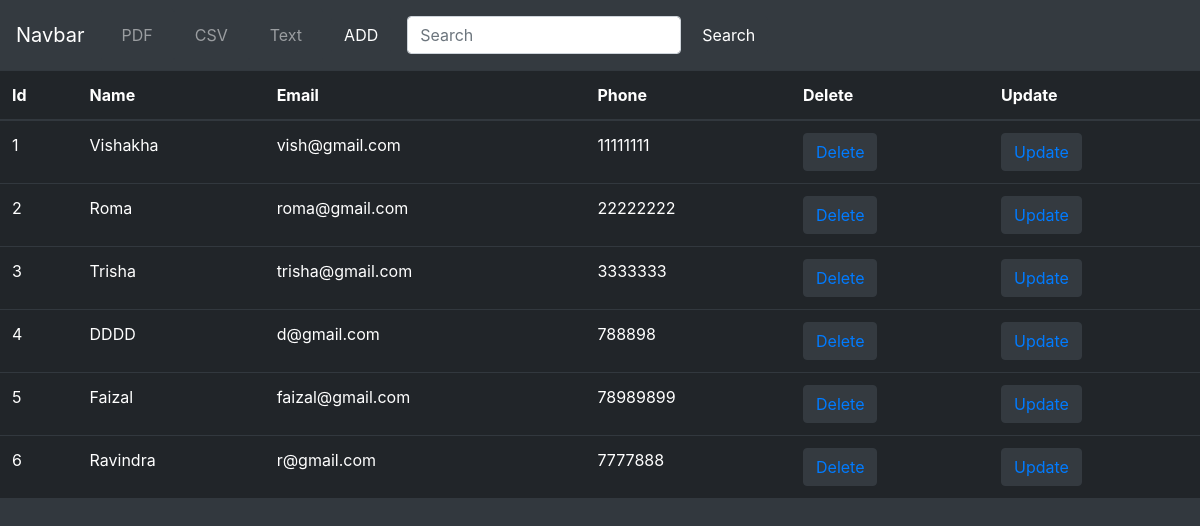
Before: / with the older database file.
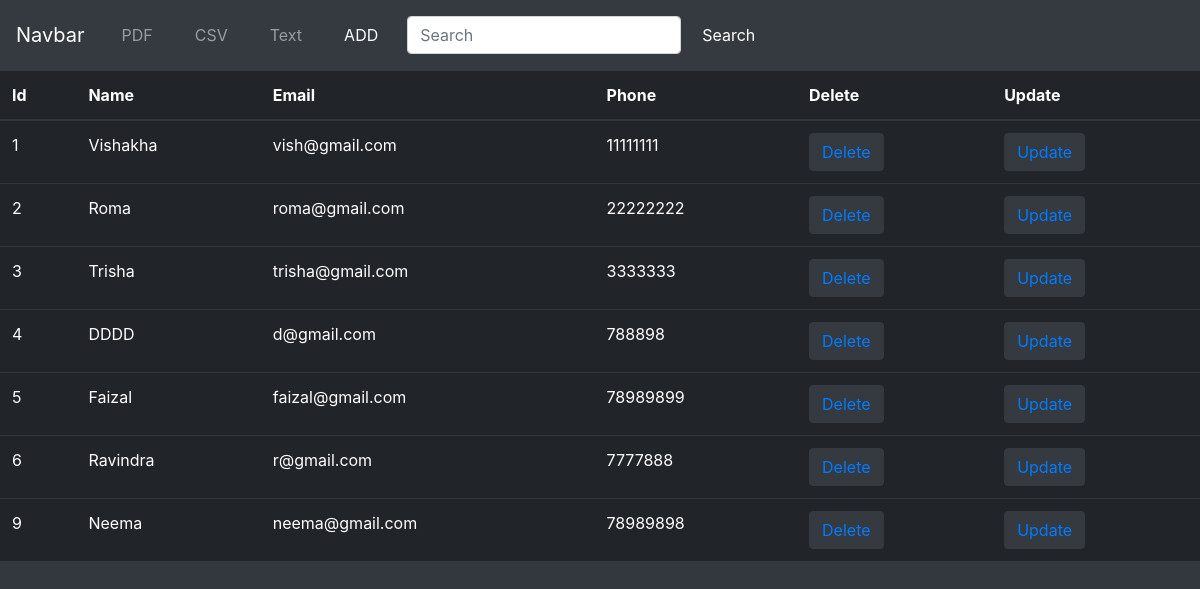
After: the same page with the newer database file.
### home/models.py (models this page shows, shortened)
class vish(models.Model):
    name=models.CharField(max_length=50)
    email=models.EmailField()
    phone=models.CharField(max_length=20)

### home/views.py (the view)
# urls.py: path('',views.form),
def form(request):
	data= vish.objects.all()
	return render(request,'index.html',{'data':data})

### home/templates/index.html (shortened to what this page needs)
<!doctype html>
<html lang="en">
  <head>
    <link rel="stylesheet" href="https://cdn.jsdelivr.net/npm/bootstrap@4.0.0/dist/css/bootstrap.min.css">
  </head>
  <body>
    <nav class="navbar navbar-expand-lg navbar-dark bg-dark justify-content-between ">
        <a class="navbar-brand" href="#">Navbar</a>
        <div class="collapse navbar-collapse" id="navbarNav">
          <ul class="navbar-nav">
            <li class="nav-item active">
              <button class="btn btn-dark white"><a class="nav-link" href="/pdf/">PDF<span class="sr-only">(current)</span></a></button>
            </li>
            <li class="nav-item active">
              <button class="btn btn-dark white"><a class="nav-link" href="/csv/">CSV</a></button>
            </li>
            <li class="nav-item active">
               <button type="button" class="btn btn-dark text-white"><a class="nav-link" href="/text/">Text</a></button>
            </li>
              <li class="nav-item active p-2">
                <button type="button" class="btn btn-dark white" data-toggle="modal" data-target="#exampleModal">
                    ADD
                  </button>
            </li>
            <li class="nav-item active p-2 ">
            <form class="form-inline" method="post" action="/search/">
                <input class="form-control mr-sm-2" type="search" name="search" placeholder="Search" aria-label="Search">
                <button class="btn btn-dark white my-2 my-sm-0" type="submit">Search</button>
              </form>
            </li>
          </ul>
        </div>
      </nav>
      <div>
        <table class="table table-dark">
            <thead>
              <tr>
                <th>Id</th>
                <th scope="col">Name</th>
                <th scope="col">Email</th>
                <th scope="col">Phone</th>
                <th scope="col">Delete</th>
                <th scope="col">Update</th>
              </tr>
            </thead>
            <tbody>
              <tr>
                {% for i in data %}
                <td>{{i.id}}</td>
                <td>{{i.name}}</td>
                <td>{{i.email}}</td>
                <td>{{i.phone}}</td>
                <td><button  class="btn btn-dark white"><a href="del?id={{i.id}}">Delete</a></td></button>
                <td><button  class="btn btn-dark white"><a href="update_page?id={{i.id}}"> Update</a></button></td>
              </tr>
              {% endfor %}
            </tbody>
          </table>
      </div>
  </body>
</html>

Changed rows visible on the page:
added vish: id "9", name "Neema", email "neema@gmail.com", phone "78989898"
